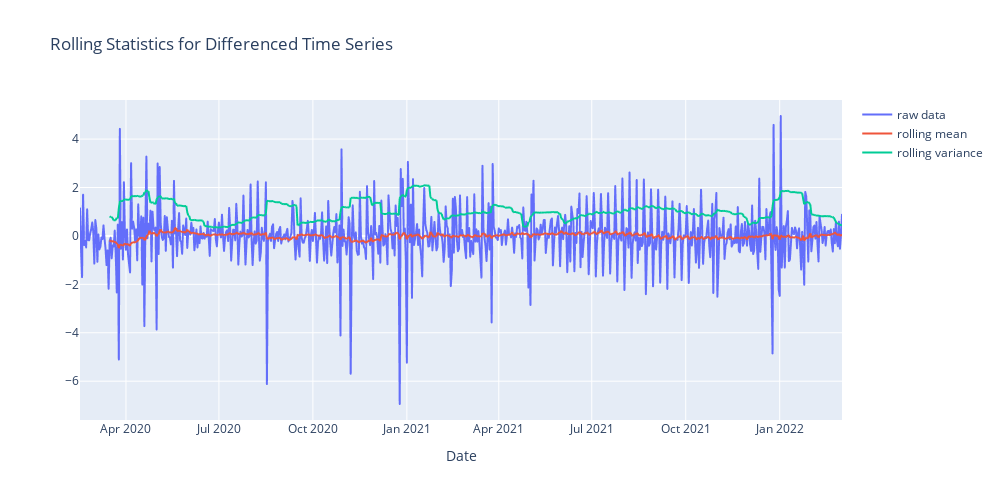

Write notebook code for a chart like this one.
### Code cell
fig = px.line(
    data_frame=time_series,
    # x=time_series.index.values,
    y=['transit_stations_percent_change_from_baseline',
       time_series.rolling(window=30).mean()['transit_stations_percent_change_from_baseline'],
       time_series.rolling(window=30).std()['transit_stations_percent_change_from_baseline'],
    ],
    labels={"date": "Date", "value": "", "variable": ""},
    title='Rolling Statistics for Differenced Time Series',
    width=PLOT_WIDTH,
    height=PLOT_HEIGHT,
)
fig.data[0].name = "raw data"
fig.data[1].name = "rolling mean"
fig.data[2].name = "rolling variance"

fig.show()
# fig.write_image("../plots/Parks/Rolling Statistics.svg")

### Figure 1 — Plotly figure (JSON) as saved in the notebook; plotly's stock layout.template omitted (floating-point values rounded to 4 significant figures; data arrays with more than 128 entries replaced by an {"elided": "..."} marker saying what was removed)
{"data": [{"hovertemplate": "=%{y}<br>Date=%{x}<extra></extra>", "legendgroup": "transit_stations_percent_change_from_baseline", "line": {"color": "#636efa", "dash": "solid"}, "marker": {"symbol": "circle"}, "mode": "lines", "name": "raw data", "showlegend": true, "type": "scattergl", "x": {"elided": "747 str values"}, "xaxis": "x", "y": {"elided": "747 float values"}, "yaxis": "y"}, {"hovertemplate": "=%{y}<br>Date=%{x}<extra></extra>", "legendgroup": "wide_variable_1", "line": {"color": "#EF553B", "dash": "solid"}, "marker": {"symbol": "circle"}, "mode": "lines", "name": "rolling mean", "showlegend": true, "type": "scattergl", "x": {"elided": "747 str values"}, "xaxis": "x", "y": {"elided": "747 float values"}, "yaxis": "y"}, {"hovertemplate": "=%{y}<br>Date=%{x}<extra></extra>", "legendgroup": "wide_variable_2", "line": {"color": "#00cc96", "dash": "solid"}, "marker": {"symbol": "circle"}, "mode": "lines", "name": "rolling variance", "showlegend": true, "type": "scattergl", "x": {"elided": "747 str values"}, "xaxis": "x", "y": {"elided": "747 float values"}, "yaxis": "y"}], "layout": {"height": 500, "legend": {"title": {"text": ""}, "tracegroupgap": 0}, "title": {"text": "Rolling Statistics for Differenced Time Series"}, "width": 1000, "xaxis": {"anchor": "y", "autorange": true, "domain": [0, 1], "range": ["2020-02-16", "2022-03-03"], "title": {"text": "Date"}, "type": "date"}, "yaxis": {"anchor": "x", "autorange": true, "domain": [0, 1], "range": [-7.603, 5.615], "title": {"text": ""}, "type": "linear"}}}
